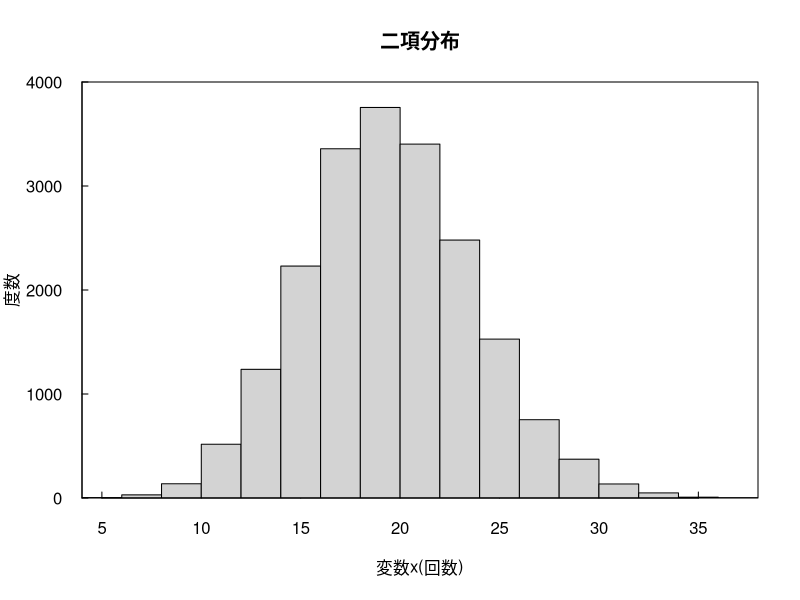

Write R code to recreate this figure.
#乱数の発生（二項分布）
par(
  tcl = 0.3,
  las = 1,
  xaxs = "i",
  yaxs = "i"
)
k <- 20000
n <- 200
p <- 0.1

b <- rbinom(k, n, p) #二項分布
hist(
  b,
  main = "二項分布",
  ylab = "度数",
  xlab = "変数x(回数)",
  ylim = c(0 , 4000)
)
box()